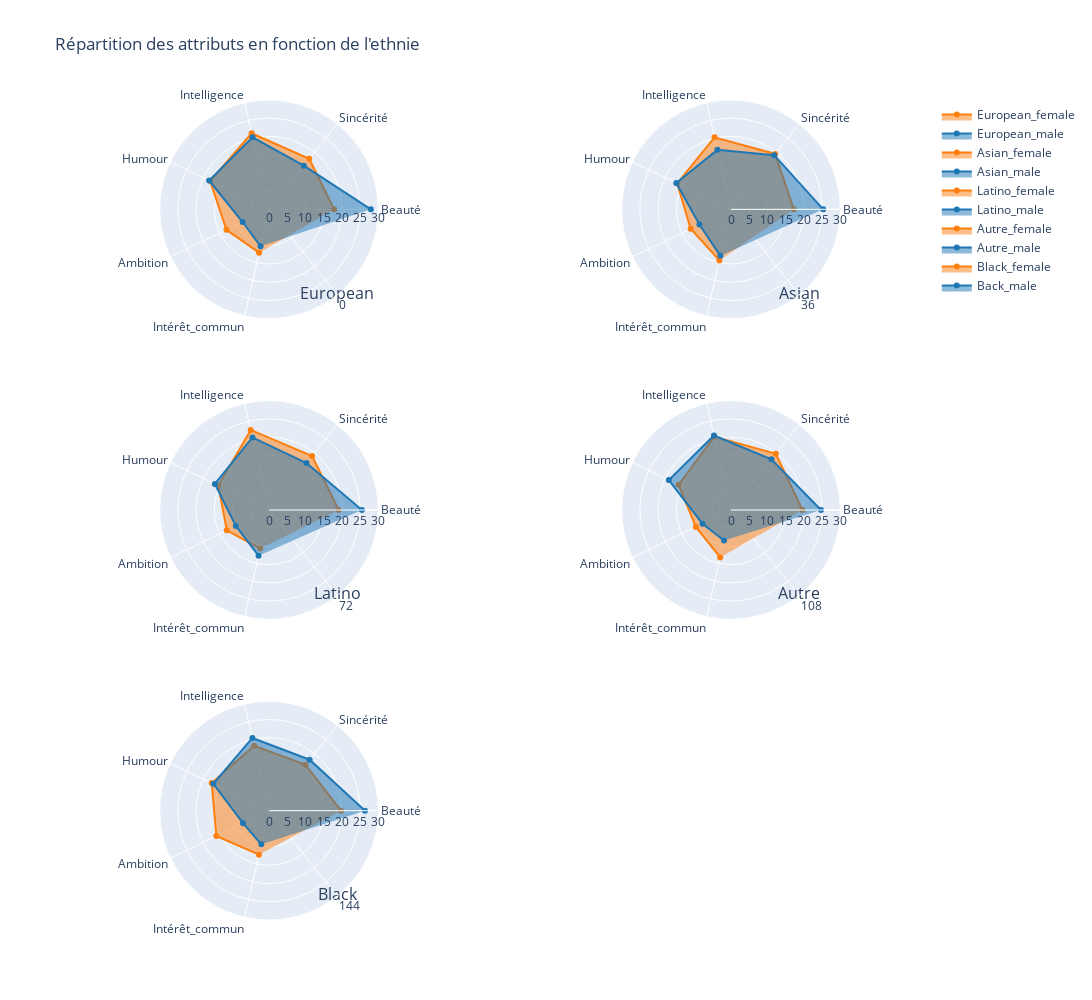

Here is the notebook cell this chart was saved with:
### Code cell
categories = ['Beauté', 'Sincérité', 'Intelligence', 'Humour', 'Ambition', 'Intérêt_commun']

color_female = '#ff7f0e'  
color_male = '#1f77b4'

titles = ["European", "Asian", "Latino", "Autre", "Black"]

fig = sp.make_subplots(rows=3, cols=2, specs=[[{'type': 'polar'}]*2]*3)

fig.add_trace(go.Scatterpolar(r=european_dataf, theta=categories, fill='toself', line_color=color_female, name='European_female'),1,1)
fig.add_trace(go.Scatterpolar(r=european_datah, theta=categories, fill='toself', line_color=color_male, name='European_male'),1,1)
fig.add_trace(go.Scatterpolar(r=asian_dataf, theta=categories, fill='toself', line_color=color_female, name='Asian_female'),1,2)
fig.add_trace(go.Scatterpolar(r=asian_datah, theta=categories, fill='toself', line_color=color_male, name='Asian_male'),1,2)
fig.add_trace(go.Scatterpolar(r=latino_dataf, theta=categories, fill='toself', line_color=color_female,name='Latino_female'),2,1)
fig.add_trace(go.Scatterpolar(r=latino_datah, theta=categories, fill='toself', line_color=color_male, name='Latino_male'),2,1)
fig.add_trace(go.Scatterpolar(r=autre_dataf, theta=categories, fill='toself', line_color=color_female, name='Autre_female'),2,2)
fig.add_trace(go.Scatterpolar(r=autre_datah, theta=categories, fill='toself', line_color=color_male, name='Autre_male'),2,2)
fig.add_trace(go.Scatterpolar(r=black_dataf, theta=categories, fill='toself', line_color=color_female, name='Black_female'),3,1)
fig.add_trace(go.Scatterpolar(r=black_datah, theta=categories, fill='toself', line_color=color_male, name='Back_male'),3,1)

fig.update_layout(width=1500, height=1000,
                  title_text="Répartition des attributs en fonction de l'ethnie",
                  polar=dict(radialaxis=dict(visible=True, showline=False, range=[0, 30])),
                  showlegend=True)

for i, title in enumerate(titles):
    fig.add_trace(go.Scatterpolar(r=[30], theta=[180*i/len(titles)], text=title, mode="text", showlegend=False, textfont=dict(size=16)), row=i//2+1, col=i%2+1)

fig.show()

### Figure 1 — Plotly figure (JSON) as saved in the notebook; plotly's stock layout.template omitted (floating-point values rounded to 4 significant figures)
{"data": [{"fill": "toself", "line": {"color": "#ff7f0e"}, "name": "European_female", "r": [17.89, 17.73, 21.4, 17.92, 12.96, 12.19], "subplot": "polar", "theta": ["Beauté", "Sincérité", "Intelligence", "Humour", "Ambition", "Intérêt_commun"], "type": "scatterpolar"}, {"fill": "toself", "line": {"color": "#1f77b4"}, "name": "European_male", "r": [27.96, 15.33, 20.26, 18.23, 8.027, 10.41], "subplot": "polar", "theta": ["Beauté", "Sincérité", "Intelligence", "Humour", "Ambition", "Intérêt_commun"], "type": "scatterpolar"}, {"fill": "toself", "line": {"color": "#ff7f0e"}, "name": "Asian_female", "r": [17.22, 19.44, 20.28, 16.39, 12.3, 14.37], "subplot": "polar2", "theta": ["Beauté", "Sincérité", "Intelligence", "Humour", "Ambition", "Intérêt_commun"], "type": "scatterpolar"}, {"fill": "toself", "line": {"color": "#1f77b4"}, "name": "Asian_male", "r": [25.31, 19.0, 16.74, 16.66, 9.622, 13.09], "subplot": "polar2", "theta": ["Beauté", "Sincérité", "Intelligence", "Humour", "Ambition", "Intérêt_commun"], "type": "scatterpolar"}, {"fill": "toself", "line": {"color": "#ff7f0e"}, "name": "Latino_female", "r": [19.13, 18.96, 22.54, 15.44, 12.85, 10.85], "subplot": "polar3", "theta": ["Beauté", "Sincérité", "Intelligence", "Humour", "Ambition", "Intérêt_commun"], "type": "scatterpolar"}, {"fill": "toself", "line": {"color": "#1f77b4"}, "name": "Latino_male", "r": [25.49, 16.49, 20.42, 16.48, 10.11, 12.85], "subplot": "polar3", "theta": ["Beauté", "Sincérité", "Intelligence", "Humour", "Ambition", "Intérêt_commun"], "type": "scatterpolar"}, {"fill": "toself", "line": {"color": "#ff7f0e"}, "name": "Autre_female", "r": [19.61, 19.75, 20.65, 15.95, 10.69, 13.35], "subplot": "polar4", "theta": ["Beauté", "Sincérité", "Intelligence", "Humour", "Ambition", "Intérêt_commun"], "type": "scatterpolar"}, {"fill": "toself", "line": {"color": "#1f77b4"}, "name": "Autre_male", "r": [24.7, 17.79, 20.96, 18.94, 8.677, 8.577], "subplot": "polar4", "theta": ["Beauté", "Sincérité", "Intelligence", "Humour", "Ambition", "Intérêt_commun"], "type": "scatterpolar"}, {"fill": "toself", "line": {"color": "#ff7f0e"}, "name": "Black_female", "r": [19.76, 16.08, 18.28, 17.46, 16.03, 12.39], "subplot": "polar5", "theta": ["Beauté", "Sincérité", "Intelligence", "Humour", "Ambition", "Intérêt_commun"], "type": "scatterpolar"}, {"fill": "toself", "line": {"color": "#1f77b4"}, "name": "Back_male", "r": [26.35, 17.88, 20.46, 16.96, 7.927, 9.475], "subplot": "polar5", "theta": ["Beauté", "Sincérité", "Intelligence", "Humour", "Ambition", "Intérêt_commun"], "type": "scatterpolar"}, {"mode": "text", "r": [30], "showlegend": false, "subplot": "polar", "text": "European", "textfont": {"size": 16}, "theta": [0], "type": "scatterpolar"}, {"mode": "text", "r": [30], "showlegend": false, "subplot": "polar2", "text": "Asian", "textfont": {"size": 16}, "theta": [36], "type": "scatterpolar"}, {"mode": "text", "r": [30], "showlegend": false, "subplot": "polar3", "text": "Latino", "textfont": {"size": 16}, "theta": [72], "type": "scatterpolar"}, {"mode": "text", "r": [30], "showlegend": false, "subplot": "polar4", "text": "Autre", "textfont": {"size": 16}, "theta": [108], "type": "scatterpolar"}, {"mode": "text", "r": [30], "showlegend": false, "subplot": "polar5", "text": "Black", "textfont": {"size": 16}, "theta": [144], "type": "scatterpolar"}], "layout": {"height": 1000, "polar": {"domain": {"x": [0, 0.45], "y": [0.7333, 1]}, "radialaxis": {"range": [0, 30], "showline": false, "visible": true}}, "polar2": {"domain": {"x": [0.55, 1], "y": [0.7333, 1]}}, "polar3": {"domain": {"x": [0, 0.45], "y": [0.3667, 0.6333]}}, "polar4": {"domain": {"x": [0.55, 1], "y": [0.3667, 0.6333]}}, "polar5": {"domain": {"x": [0, 0.45], "y": [0, 0.2667]}}, "polar6": {"domain": {"x": [0.55, 1], "y": [0, 0.2667]}}, "showlegend": true, "title": {"text": "Répartition des attributs en fonction de l'ethnie"}, "width": 1500}}
